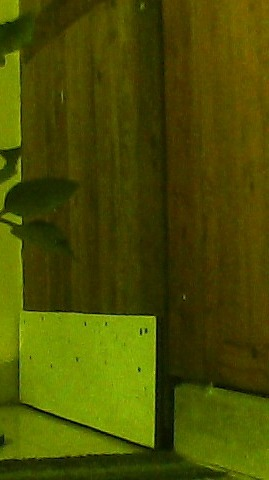
#> input picture tests/fixtures/rover_dead_blue_channel_20261021.jpg, 269 x 480 px, given in place of the camera
$ python web_rover.py
#> lines starting #> are read from the running program, lines starting #| are printed output that depends on the picture; after the words box and inside, x2 and y2 are one past the last pixel; in counts of white or black regions, pixels touching at a corner belong together
import cv2
import numpy as np
import RPi.GPIO as GPIO
import time

# ================= GPIO =================
GPIO.setmode(GPIO.BCM)

IN1, IN2, IN3, IN4 = 17, 27, 22, 23
ENA, ENB = 18, 19
RELAY = 24
TRIG, ECHO = 5, 6

GPIO.setup([IN1, IN2, IN3, IN4, ENA, ENB, TRIG], GPIO.OUT)
GPIO.setup(ECHO, GPIO.IN)

# 🔥 FLOAT relay OFF
GPIO.setup(RELAY, GPIO.IN)

pwm_left = GPIO.PWM(ENA, 1000)
pwm_right = GPIO.PWM(ENB, 1000)
pwm_left.start(0)
pwm_right.start(0)

speed = 40
AUTO_MODE = False
SPRAY_ENABLED = True

# ================= MOTOR =================
def stop():
    GPIO.output([IN1, IN2, IN3, IN4], 0)
    pwm_left.ChangeDutyCycle(0)
    pwm_right.ChangeDutyCycle(0)

def forward():
    GPIO.output(IN1,1); GPIO.output(IN2,0)
    GPIO.output(IN3,1); GPIO.output(IN4,0)
    pwm_left.ChangeDutyCycle(speed)
    pwm_right.ChangeDutyCycle(speed)

def backward():
    GPIO.output(IN1,0); GPIO.output(IN2,1)
    GPIO.output(IN3,0); GPIO.output(IN4,1)
    pwm_left.ChangeDutyCycle(speed)
    pwm_right.ChangeDutyCycle(speed)

def left_turn():
    GPIO.output(IN1,0); GPIO.output(IN2,1)
    GPIO.output(IN3,1); GPIO.output(IN4,0)
    pwm_left.ChangeDutyCycle(speed * 0.6)
    pwm_right.ChangeDutyCycle(speed)

def right_turn():
    GPIO.output(IN1,1); GPIO.output(IN2,0)
    GPIO.output(IN3,0); GPIO.output(IN4,1)
    pwm_left.ChangeDutyCycle(speed)
    pwm_right.ChangeDutyCycle(speed * 0.6)

# ================= RELAY (FLOAT) =================
def relay_on():
    GPIO.setup(RELAY, GPIO.OUT)
    GPIO.output(RELAY, GPIO.LOW)

def relay_off():
    GPIO.setup(RELAY, GPIO.IN)

# ================= ULTRASONIC =================
def get_distance():
    GPIO.output(TRIG, False)
    time.sleep(0.0002)

    GPIO.output(TRIG, True)
    time.sleep(0.00001)
    GPIO.output(TRIG, False)

    start_time = time.time()

    while GPIO.input(ECHO) == 0:
        if time.time() - start_time > 0.02:
            return None

    pulse_start = time.time()

    while GPIO.input(ECHO) == 1:
        if time.time() - pulse_start > 0.02:
            return None

    pulse_end = time.time()
    distance = (pulse_end - pulse_start) * 17150
    return distance

# ================= GAMMA =================
def adjust_gamma(image, gamma=1.0):
    invGamma = 1.0 / gamma
    table = np.array([((i/255.0)**invGamma)*255 for i in range(256)]).astype("uint8")
    return cv2.LUT(image, table)

# ================= AI VISION =================
def adaptive_vision(frame):
    lab = cv2.cvtColor(frame, cv2.COLOR_BGR2LAB)
    l, a, b = cv2.split(lab)

    clahe = cv2.createCLAHE(3.0, (8,8))
    l = clahe.apply(l)

    frame = cv2.cvtColor(cv2.merge((l,a,b)), cv2.COLOR_LAB2BGR)

    brightness = np.mean(frame)

    if brightness > 170:
        frame = adjust_gamma(frame, 2.0)
    elif brightness < 70:
        frame = adjust_gamma(frame, 0.7)

    return frame, brightness

# ================= GREEN DETECTION =================
def detect_green(frame):
    hsv = cv2.cvtColor(frame, cv2.COLOR_BGR2HSV)

    lower = np.array([25,30,30])
    upper = np.array([95,255,255])

    mask = cv2.inRange(hsv, lower, upper)

    kernel = np.ones((5,5), np.uint8)
    mask = cv2.morphologyEx(mask, cv2.MORPH_CLOSE, kernel)
    mask = cv2.morphologyEx(mask, cv2.MORPH_OPEN, kernel)

    return mask

# ================= CAMERA =================
cap = cv2.VideoCapture(0)
cap.set(3,320)
cap.set(4,240)

print("SMART PESTICIDE SPRAYER ")

while True:

    ret, frame = cap.read()
#> frame is the input picture: shape (480, 269, 3); mean B, G, R 2.7, 77.9, 74.4
    if not ret:
        break

    frame, brightness = adaptive_vision(frame)
#> in adaptive_vision, `lab = cv2.cvtColor(frame, cv2.COLOR_BGR2LAB)`: lab: shape (480, 269, 3); mean of channels 0, 1, 2 79.5, 117.8, 165.4
#> in adaptive_vision, `l, a, b = cv2.split(lab)`:
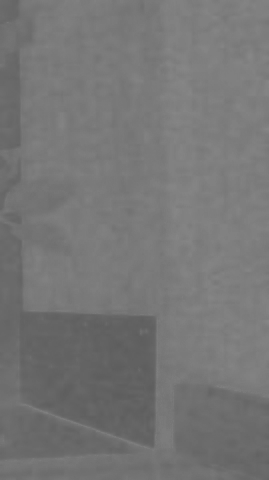
#> a: shape (480, 269); min 93, max 135, mean 117.8
#> in adaptive_vision, `l, a, b = cv2.split(lab)`:
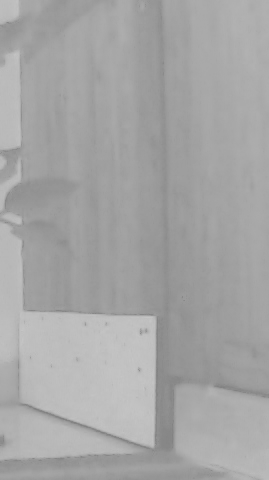
#> b: shape (480, 269); min 129, max 197, mean 165.4
#> in adaptive_vision, `l = clahe.apply(l)`:
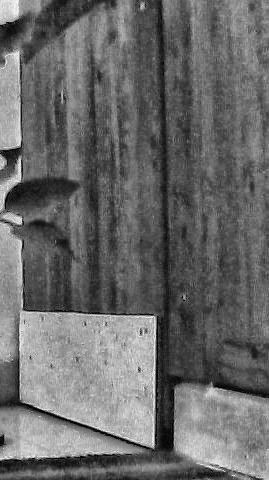
#> l: shape (480, 269); min 1, max 245, mean 105.2
#> in adaptive_vision, `brightness = np.mean(frame)`: brightness = 77.94
#> brightness = 77.94
    mask = detect_green(frame)
#> in detect_green, `hsv = cv2.cvtColor(frame, cv2.COLOR_BGR2HSV)`: hsv: shape (480, 269, 3); mean H, S, V 30.3, 186, 107.9
#> in detect_green, `mask = cv2.inRange(hsv, lower, upper)`:
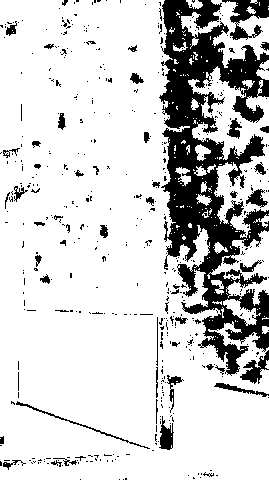
#> mask: shape (480, 269); 81.2% white; 477 black regions (425 under 20 px), largest, box (x1, y1, x2, y2) and area: (159, 0, 269, 376) 18585, (222, 0, 269, 40) 840, (240, 350, 269, 384) 393
#> in detect_green, `mask = cv2.morphologyEx(mask, cv2.MORPH_CLOSE, kernel)`: mask: shape (480, 269); 87% white; 60 black regions, largest, box (x1, y1, x2, y2) and area: (162, 0, 269, 128) 4827, (165, 174, 240, 257) 2731, (164, 128, 202, 178) 1128
#> in detect_green, `mask = cv2.morphologyEx(mask, cv2.MORPH_OPEN, kernel)`: mask: shape (480, 269); 86% white; 31 black regions, largest, box (x1, y1, x2, y2) and area: (162, 0, 269, 309) 12347, (204, 292, 269, 382) 1623, (231, 0, 269, 22) 570

    h, w = mask.shape
#> h = 480; w = 269

    # 🔥 FIXED VARIABLE NAMES
    left_region = mask[:, :w//3]
#> left_region: shape (480, 89); 99.6% white; 5 black regions, box (x1, y1, x2, y2) and area: (59, 118, 65, 128) 56, (7, 25, 15, 34) 51, (36, 256, 41, 261) 25, (44, 277, 49, 282) 25, (0, 439, 4, 444) 20
    center_region = mask[:, w//3:2*w//3]
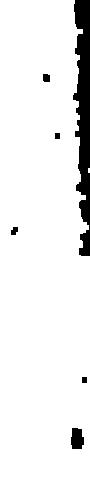
#> center_region: shape (480, 90); 92.5% white; 6 black regions, box (x1, y1, x2, y2) and area: (73, 0, 90, 256) 2862, (71, 428, 84, 449) 230, (43, 74, 50, 82) 53, (11, 227, 18, 235) 44, (55, 133, 60, 139) 30, (82, 377, 87, 383) 30
    right_region = mask[:, 2*w//3:]
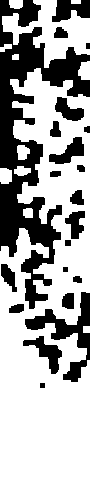
#> right_region: shape (480, 90); 66.1% white; 21 black regions, largest, box (x1, y1, x2, y2) and area: (0, 0, 90, 309) 9485, (25, 292, 90, 382) 1623, (52, 0, 90, 22) 570

    l = cv2.countNonZero(left_region)
#> l = 42543
    c = cv2.countNonZero(center_region)
#> c = 39951
    r = cv2.countNonZero(right_region)
#> r = 28543

    total = l + c + r
#> total = 111037
    green_percent = (total / mask.size) * 100
#> green_percent = 86

    # ================= DISTANCE =================
    dist = get_distance()

    # ================= SPRAYER (INDEPENDENT) =================
    if SPRAY_ENABLED and c > 1500:
        relay_on()
        spray_status = "SPRAYING"
    else:
        relay_off()
        spray_status = "OFF"

    # ================= INPUT =================
    key = cv2.waitKey(1) & 0xFF
#> (key x is pressed here)

    if key == ord('m'):
        AUTO_MODE = not AUTO_MODE

    if key == ord('p'):
        SPRAY_ENABLED = not SPRAY_ENABLED

    # ================= MOVEMENT =================
    if AUTO_MODE:

        if dist and dist < 20:
            stop()

        elif c > l and c > r:
            forward()

        elif l > r:
            left_turn()

        elif r > l:
            right_turn()

        else:
            forward()

    else:
        if key == ord('w'): forward()
        elif key == ord('s'): backward()
        elif key == ord('a'): left_turn()
        elif key == ord('d'): right_turn()
        elif key == ord('x'): stop()

    # ================= SPEED =================
    if key == ord('+') or key == ord('='):
        speed = min(100, speed + 5)
    elif key == ord('-'):
        speed = max(20, speed - 5)

    # ================= DISPLAY =================
    cv2.putText(frame, f"Green%:{green_percent:.2f}", (10,20),
                cv2.FONT_HERSHEY_SIMPLEX, 0.6, (0,255,0), 2)

    cv2.putText(frame, f"L:{l} C:{c} R:{r}", (10,45),
                cv2.FONT_HERSHEY_SIMPLEX, 0.6, (0,255,255), 2)

    cv2.putText(frame, f"Brightness:{int(brightness)}", (10,70),
                cv2.FONT_HERSHEY_SIMPLEX, 0.6, (255,255,255), 2)

    if dist:
        cv2.putText(frame, f"Dist:{int(dist)}cm", (10,95),
                    cv2.FONT_HERSHEY_SIMPLEX, 0.6, (255,255,0), 2)

    cv2.putText(frame, spray_status, (10,120),
                cv2.FONT_HERSHEY_SIMPLEX, 0.7, (0,255,0), 2)
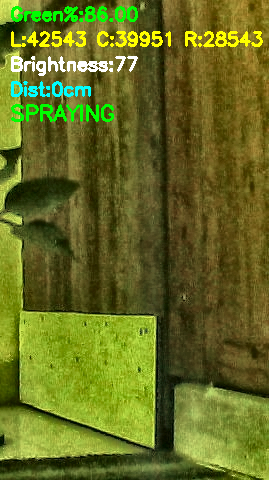
#> frame: shape (480, 269, 3); mean B, G, R 33, 108.8, 101.4

    cv2.imshow("Camera", frame)
    cv2.imshow("Mask", mask)

    if key == ord('q'):
        break

# ================= CLEANUP =================
cap.release()
cv2.destroyAllWindows()
stop()
relay_off()
GPIO.cleanup()
